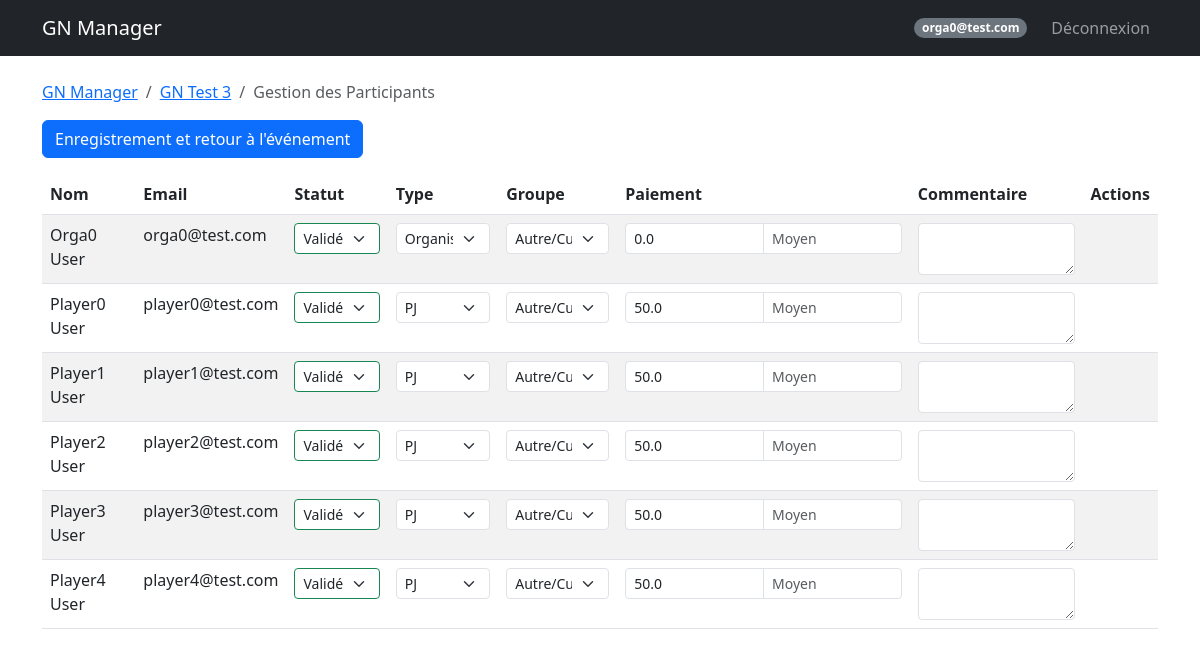
The page /event/3/participants (signed in) on the database its author committed.
### models.py (models this page shows, shortened)
class User(UserMixin, db.Model):
    id = db.Column(db.Integer, primary_key=True)
    email = db.Column(db.String(120), unique=True, nullable=False)
    password_hash = db.Column(db.String(128))
    nom = db.Column(db.String(80))
    prenom = db.Column(db.String(80))
    age = db.Column(db.Integer)
    genre = db.Column(db.String(20))
    avatar_url = db.Column(db.String(200))
    role = db.Column(db.String(20), default='user') # createur, sysadmin, user
    is_banned = db.Column(db.Boolean, default=False)
    is_deleted = db.Column(db.Boolean, default=False) # Soft delete
    @property
    def is_admin(self):
        return self.role in ['createur', 'sysadmin']

class Event(db.Model):
    id = db.Column(db.Integer, primary_key=True)
    name = db.Column(db.String(100), nullable=False)
    description = db.Column(db.Text) # Added
    date_start = db.Column(db.DateTime, nullable=False)
    date_end = db.Column(db.DateTime, nullable=False)
    location = db.Column(db.String(200))
    background_image = db.Column(db.String(200))
    visibility = db.Column(db.String(20), default='public') # public, private
    organizer_structure = db.Column(db.String(100))
    external_link = db.Column(db.String(255)) # Added (Google Forms)
    statut = db.Column(db.String(50), default='En préparation') # Added 'statut' as per user correctness
    groups_config = db.Column(db.Text, default='{"PJ": ["Peu importe"], "PNJ": ["Peu importe"], "Organisateur": ["Peu importe"]}') # JSON stored as string

class Participant(db.Model):
    id = db.Column(db.Integer, primary_key=True)
    event_id = db.Column(db.Integer, db.ForeignKey('event.id'), nullable=False)
    user_id = db.Column(db.Integer, db.ForeignKey('user.id'), nullable=False)
    type = db.Column(db.String(50)) # Organisateur, PJ, PNJ
    group = db.Column(db.String(50))
    role_id = db.Column(db.Integer, db.ForeignKey('role.id', use_alter=True, name='fk_participant_role'), nullable=True)
    role_communicated = db.Column(db.Boolean, default=False)
    role_received = db.Column(db.Boolean, default=False) # Added
    registration_status = db.Column(db.String(50), default='À valider') # Added
    payment_method = db.Column(db.String(50))
    payment_amount = db.Column(db.Float, default=0.0)
    payment_comment = db.Column(db.Text) # Added separate comment for payment if needed, or use generic comment
    comment = db.Column(db.Text)
    custom_image = db.Column(db.String(200))
    user = db.relationship('User', backref='participations')
    event = db.relationship('Event', backref='participants')
    role = db.relationship('Role', foreign_keys=[role_id], backref='participants_with_role')

### routes.py (the view)
@main.route('/event/<int:event_id>/participants')
@login_required
def manage_participants(event_id):
    event = Event.query.get_or_404(event_id)
    me = Participant.query.filter_by(event_id=event.id, user_id=current_user.id).first()
    if not me or me.type != 'organisateur':
        flash('Accès réservé aux organisateurs.', 'danger')
        return redirect(url_for('main.event_detail', event_id=event.id))
    participants = Participant.query.filter_by(event_id=event.id).all()
    for p in participants:
        p.user = User.query.get(p.user_id)
    for p in participants:
        p.user = User.query.get(p.user_id)
    groups_config = json.loads(event.groups_config or '{}')
    groups_config = json.loads(event.groups_config or '{}')
    breadcrumbs = [
        ('GN Manager', '/dashboard'),
        (event.name, url_for('main.event_detail', event_id=event.id)),
        ('Gestion des Participants', '#')
    ]
    return render_template('manage_participants.html', event=event, participants=participants, groups_config=groups_config, breadcrumbs=breadcrumbs)

### templates/manage_participants.html (shortened to what this page needs)
{% extends "base.html" %}
{% block content %}
<form method="POST" action="/event/{{ event.id }}/participants/bulk_update">
    <button type="submit" class="btn btn-primary mb-3">Enregistrement et retour à l'événement</button>
    <div class="table-responsive">
        <table class="table table-striped">
            <thead>
                <tr>
                    <th>Nom</th>
                    <th>Email</th>
                    <th>Statut</th>
                    <th>Type</th>
                    <th>Groupe</th>
                    <th>Paiement</th>
                    <th>Commentaire</th>
                    <th>Actions</th>
                </tr>
            </thead>
            <tbody>
                {% for p in participants %}
                <tr
                    class="{{ 'table-warning' if p.registration_status == 'À valider' else 'table-danger' if p.registration_status == 'Rejeté' else '' }}">
                    <td>{{ p.user.nom }} {{ p.user.prenom }}</td>
                    <td>{{ p.user.email }}</td>
                    <td>
                        <select name="status_{{ p.id }}"
                            class="form-select form-select-sm {{ 'border-danger' if p.registration_status=='Rejeté' else 'border-success' if p.registration_status=='Validé' else 'border-warning' }}">
                            <option value="Validé" {% if p.registration_status=='Validé' %}selected{% endif %}>Validé
                            </option>
                        </select>
                    </td>
                    <td>
                        <select name="type_{{ p.id }}" class="form-select form-select-sm">
                            <option value="organisateur" {% if p.type=='organisateur' %}selected{% endif %}>Organisateur
                            </option>
                            <option value="PJ" {% if p.type=='PJ' %}selected{% endif %}>PJ</option>
                        </select>
                    </td>
                    <td>
                        <select name="group_{{ p.id }}" class="form-select form-select-sm">
                            {% set p_groups = groups_config.get(p.type, ['Peu importe']) %}
                            {% if p.type == 'organisateur' %}{% set p_groups = groups_config.get('Organisateur', ['Peu
                            importe']) %}{% endif %}
                            <option value="Autre" {% if p.group not in p_groups %}selected{% endif %}>Autre/Custom
                            </option>
                        </select>
                    </td>
                    <td>
                        <div class="input-group input-group-sm">
                            <input type="number" step="0.01" name="pay_amount_{{ p.id }}" value="{{ p.payment_amount }}"
                                class="form-control">
                            <input type="text" name="pay_method_{{ p.id }}" value="{{ p.payment_method or '' }}"
                                class="form-control" placeholder="Moyen">
                        </div>
                    </td>
                    <td><textarea name="comment_{{ p.id }}"
                            class="form-control form-control-sm">{{ p.comment or '' }}</textarea>
                    </td>
                    <td>
                    </td>
                </tr>
                {% endfor %}
            </tbody>
        </table>
    </div>
    {% endblock %}

### templates/base.html (shortened to what this page needs)
<!DOCTYPE html>
<html lang="fr">
<head>
    <link href="https://cdn.jsdelivr.net/npm/bootstrap@5.3.0/dist/css/bootstrap.min.css" rel="stylesheet">
    <link rel="stylesheet" href="https://cdn.jsdelivr.net/npm/bootstrap-icons@1.11.3/font/bootstrap-icons.min.css">
</head>
<body>
    <nav class="navbar navbar-expand-lg navbar-dark bg-dark">
        <div class="container">
            <a class="navbar-brand" href="/">GN Manager</a>
            {% if current_user.is_authenticated %}
            <div class="navbar-nav ms-auto align-items-center">
                <span class="badge bg-secondary rounded-pill me-3">{{ current_user.email }}</span>
                <a class="nav-link" href="/logout">Déconnexion</a>
            </div>
            {% endif %}
        </div>
    </nav>
    <div class="container mt-4">
        {% if breadcrumbs %}
        <nav aria-label="breadcrumb">
            <ol class="breadcrumb">
                {% for label, url in breadcrumbs %}
                {% if loop.last %}
                <li class="breadcrumb-item active" aria-current="page">{{ label }}</li>
                {% else %}
                <li class="breadcrumb-item"><a href="{{ url }}">{{ label }}</a></li>
                {% endif %}
                {% endfor %}
            </ol>
        </nav>
        {% endif %}
        {% block content %}{% endblock %}
    </div>
</body>
</html>

### rows shown on the page
User: email "orga0@test.com"
Event: name "GN Test 3"
Participant: user.nom "Orga0", user.prenom "User", user.email "orga0@test.com", registration_status+id "Validé", type+id "Organisateur", group+id "Autre/Custom", payment_amount "0.0"
Participant: user.nom "Player0", user.prenom "User", user.email "player0@test.com", registration_status+id "Validé", type+id "PJ", group+id "Autre/Custom", payment_amount "50.0"
Participant: user.nom "Player1", user.prenom "User", user.email "player1@test.com", registration_status+id "Validé", type+id "PJ", group+id "Autre/Custom", payment_amount "50.0"
Participant: user.nom "Player2", user.prenom "User", user.email "player2@test.com", registration_status+id "Validé", type+id "PJ", group+id "Autre/Custom", payment_amount "50.0"
Participant: user.nom "Player3", user.prenom "User", user.email "player3@test.com", registration_status+id "Validé", type+id "PJ", group+id "Autre/Custom", payment_amount "50.0"
Participant: user.nom "Player4", user.prenom "User", user.email "player4@test.com", registration_status+id "Validé", type+id "PJ", group+id "Autre/Custom", payment_amount "50.0"

### other values the page prints
{{ label }} "GN Manager"
{{ label }} "Gestion des Participants"
